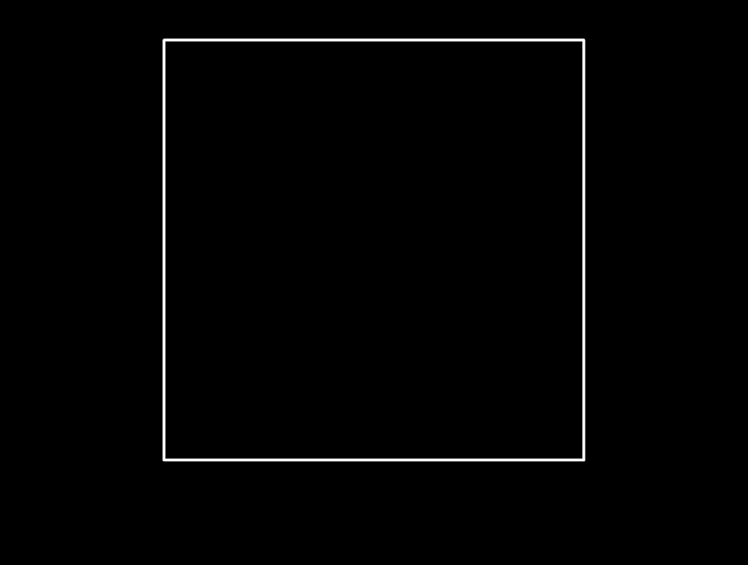
#> input picture square2.jpg, 748 x 565 px
$ python harris.py square2.jpg square2.jpg   (Python 2 division)
#> lines starting #> are read from the running program, lines starting #| are printed output that depends on the picture; after the words box and inside, x2 and y2 are one past the last pixel; in counts of white or black regions, pixels touching at a corner belong together; long printed decimals are rounded
import cv2
import numpy as np
import copy
import sys

try:
    img1 = cv2.imread(sys.argv[1])
#> img1 is the input picture: shape (565, 748, 3); min 0, max 255, mean 2.9
    img2 = cv2.imread(sys.argv[2])
except Exception as e:
    print "MOAR arguments"
    sys.exit()

# print type(img1)
img_orig1 = copy.copy(img1)
img_orig2 = copy.copy(img2)
gray1 = cv2.cvtColor(img1, cv2.COLOR_BGR2GRAY)
gray2 = cv2.cvtColor(img2, cv2.COLOR_BGR2GRAY)

# must give a float32 data type input
gray1 = np.float32(gray1)
dst1 = cv2.cornerHarris(gray1, 2, 3, 0.04)
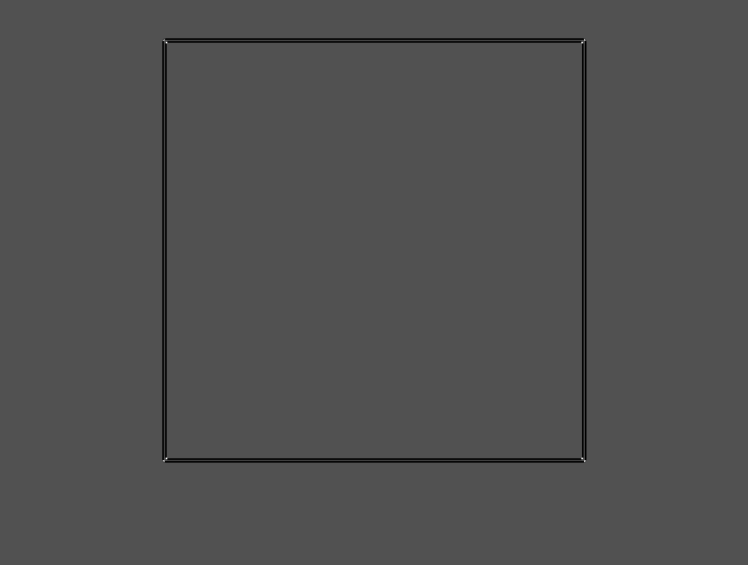
#> dst1: shape (565, 748) float32; min -85034800, max 179750464, mean -1115148.6; drawn with min black and max white
# cv2.cornerHarris(src, blockSize, ksize, k) -> dst
# src - Input single-channel 8-bit or floating-point image.
# dst - Image to store the Harris detector responses. It has the type CV_32FC1 and the same size as src .
# blockSize - Neighborhood size.
# ksize - Aperture parameter for the Sobel() operator.
# k - Harris detector free parameter.
gray2 = np.float32(gray2)
dst2 = cv2.cornerHarris(gray2, 2, 3, 0.04)
# print type(dst1)

# result is dilated for marking the corners, not important
dst1 = cv2.dilate(dst1, None)
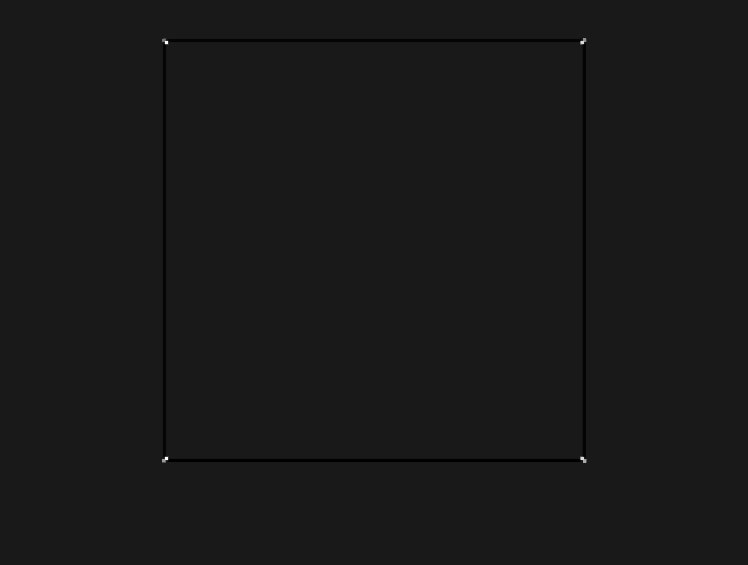
#> dst1: shape (565, 748) float32; min -20035470, max 179750464, mean -188302.9; drawn with min black and max white
dst2 = cv2.dilate(dst2, None)
# cv2.imshow('Harris output', dst)

# Threshold for an optimal value, it may vary depending on the image.
img1[dst1 > 0.001 * dst1.max()] = [0, 0, 255]
#> img1: shape (565, 748, 3); 0.03% of pixels changed, all inside (x1, y1, x2, y2) = (162, 38, 587, 463)
img2[dst2 > 0.001 * dst2.max()] = [0, 0, 255]

dst1[dst1 < 0.01 * dst1.max()] = 0
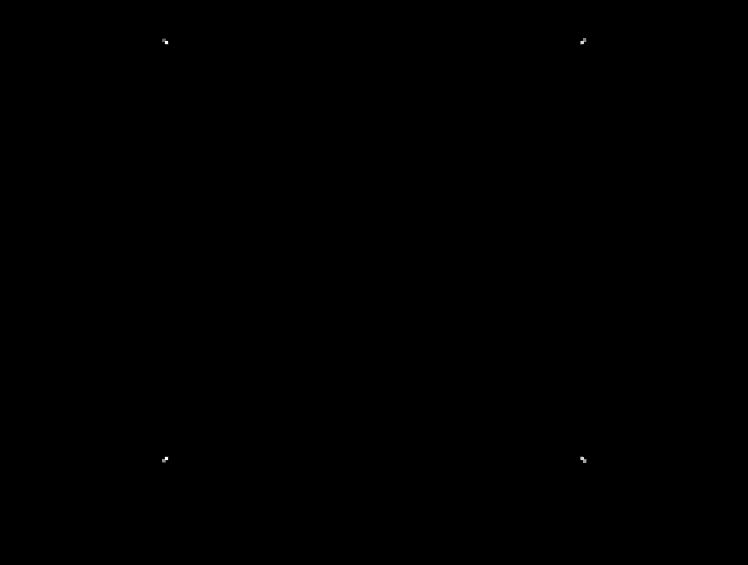
#> dst1: shape (565, 748) float32; 2.07% of pixels changed, all inside (x1, y1, x2, y2) = (158, 30, 595, 466); drawn with min black and max white
dst2[dst2 < 0.01 * dst2.max()] = 0

for i in range(0, dst1.shape[0]):
    for j in range(0, dst1.shape[1]):
        if dst1[i][j] > 0:
            x = i
            y = j
            break

for i in range(0, dst2.shape[0]):
    for j in range(0, dst2.shape[1]):
        if dst2[i][j] > 0:
            x = x - i
            y = y - j
            break
#> after the loop, x = -3038; y = -2121
dst2 = np.roll(np.roll(dst2, x, 0), y, 1)

diff = np.sqrt(abs(dst1 ** 2 - dst2 ** 2))
diss = np.sum(diff) / (dst2.shape[0] * dst2.shape[1])
#> diss = 56032.3
print "Dissimilarity: " + str(diss)
#| Dissimilarity: 56032.286
if diss > 100000:
    print "Images are dissimilar"
else:
    print "Images are similar"

cv2.imshow('Corners #1', img1)
cv2.imshow('Corners #2', img2)
cv2.imshow('Difference', diff)
if cv2.waitKey(0) & 0xff == 27:
#> (key Esc is pressed here)
    cv2.destroyAllWindows()
